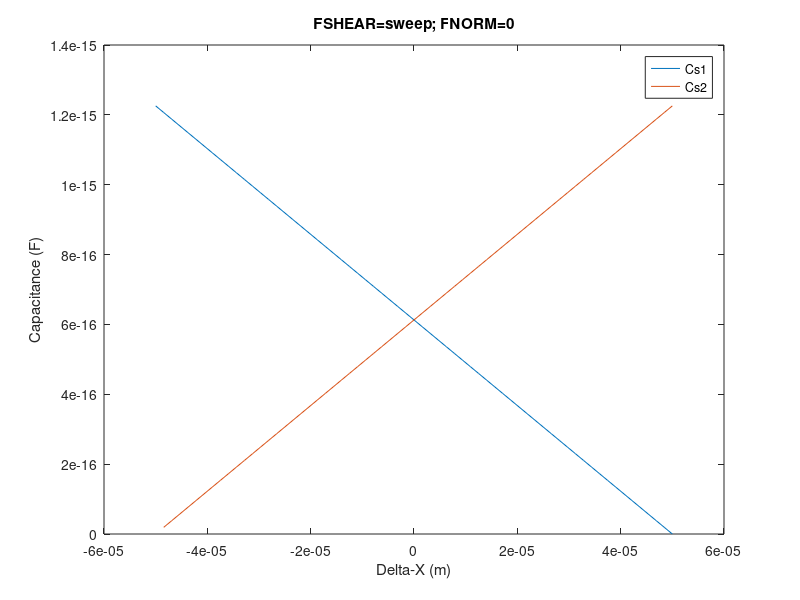
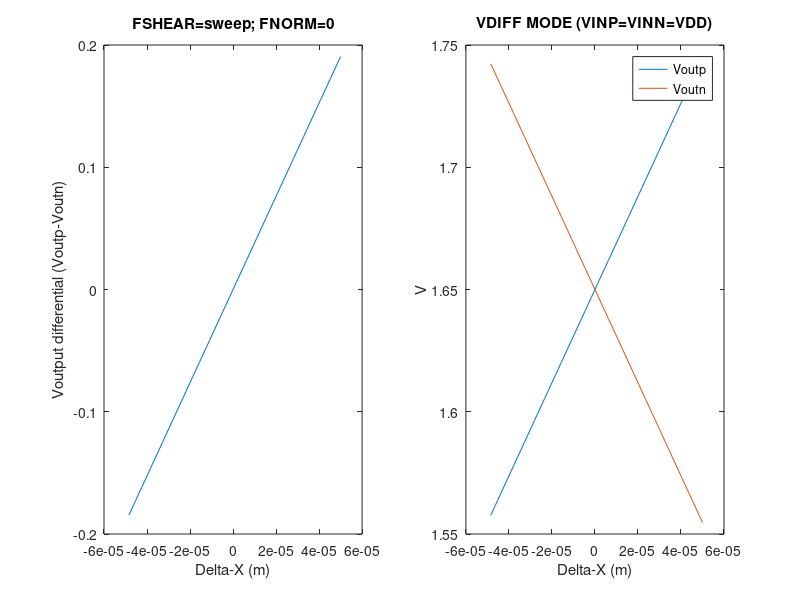
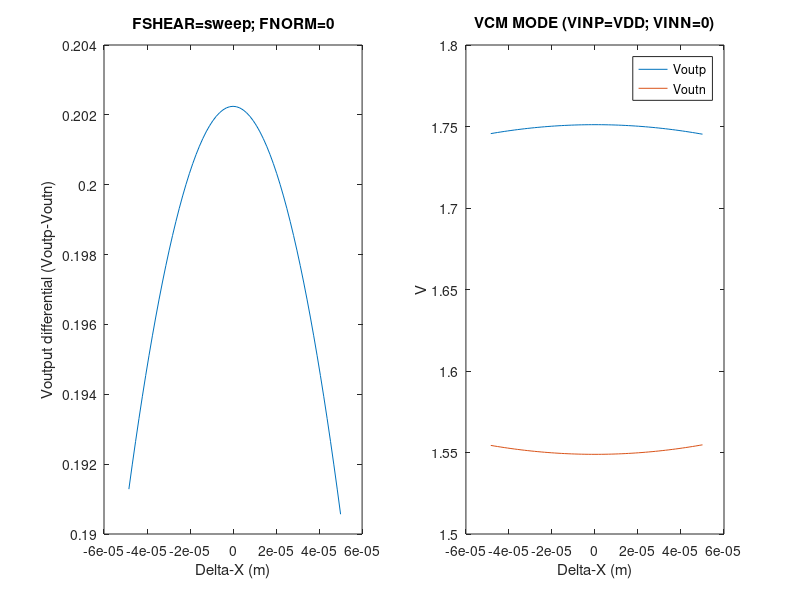
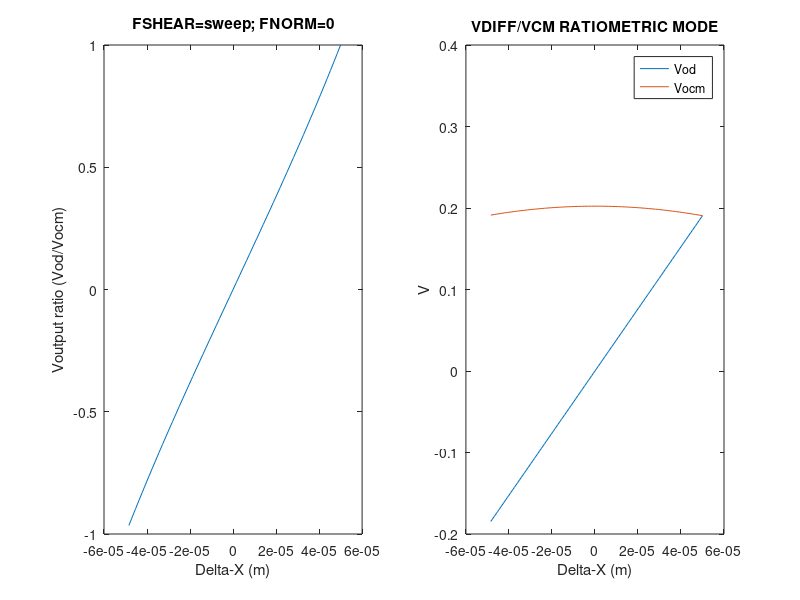

MATLAB code for these plots, in order:
% remember this only works for AC VTX, results are AC magnitudes

clear all
close all

%% ==== NO NORMAL FORCE =====
% C0=0.6125e-15; % no normal force
N=5;
% deltaC=[0:C0/2^N:C0];
Cf=10e-15;
% Cs1=C0-deltaC; Cs2=C0+deltaC;
VDD=3.3;
Vocm=VDD/2; % this is the source of nonlinearity for VCM measurements

x0=50e-6; % overlap at force (shear) = 0
z0=125e-6; % thickness at force (normal) = 0
y0=125e-6; % constant height overlap
deltaX_max=50e-6;
deltaX_res=deltaX_max./2^N;
deltaX=[-deltaX_max:deltaX_res:deltaX_max];
deltaZ=0;

eps=8.85e-12;
eps_pdms=2.77;
Cs1a=(eps_pdms.*eps.*(x0-deltaX).*y0)./(z0-deltaZ);
Cs1b=(eps_pdms.*eps.*(x0-deltaX).*y0)./(z0-deltaZ);
Cs1=(Cs1a.*Cs1b)./(Cs1a+Cs1b);
Cs1(isnan(Cs1))=0

Cs2a=(eps_pdms.*eps.*(x0+deltaX).*y0)./(z0-deltaZ);
Cs2b=(eps_pdms.*eps.*(x0+deltaX).*y0)./(z0-deltaZ);
Cs2=(Cs2a.*Cs2b)./(Cs2a+Cs2b);

deltaC=(eps_pdms.*eps.*(deltaX).*y0)./(z0-deltaZ)./2;
figure
plot(deltaX,Cs1); hold on;
plot(deltaX,Cs2)
title('FSHEAR=sweep; FNORM=0')
xlabel('Delta-X (m)')
ylabel('Capacitance (F)')
legend('Cs1','Cs2','Location','best')

% VDIFF mode
Vinp=VDD;
Vinn=VDD;

beta1=Cf./(Cf+Cs2); beta2=Cf./(Cf+Cs1);
Voutp= ((Vinp).*(1-beta1) - (Vinn).*(1-beta2) + 2*Vocm.*beta1) ./ (beta1+beta2);
Voutn= (-1*((Vinp).*(1-beta1) - (Vinn).*(1-beta2)) + 2*Vocm.*beta2) ./ (beta1+beta2);
Vod=Voutp-Voutn;

figure

subplot(1,2,1)
plot(deltaX,Vod)
xlabel('Delta-X (m)')
ylabel('Voutput differential (Voutp-Voutn)')
title('FSHEAR=sweep; FNORM=0')

subplot(1,2,2)
plot(deltaX,Voutp); hold on
plot(deltaX,Voutn)
xlabel('Delta-X (m)')
ylabel('V')
legend('Voutp','Voutn','Location','best')
title('VDIFF MODE (VINP=VINN=VDD)')

Voutp(2)
Voutn(2)
Vod(2)
Vod(end)

% VCM mode
Vinp=VDD;
Vinn=0;

beta1=Cf./(Cf+Cs2); beta2=Cf./(Cf+Cs1);
Voutp= ((Vinp).*(1-beta1) - (Vinn).*(1-beta2) + 2*Vocm.*beta1) ./ (beta1+beta2);
Voutn= (-1*((Vinp).*(1-beta1) - (Vinn).*(1-beta2)) + 2*Vocm.*beta2) ./ (beta1+beta2);
Vod=Voutp-Voutn;

figure

subplot(1,2,1)
plot(deltaX,Vod)
xlabel('Delta-X (m)')
ylabel('Voutput differential (Voutp-Voutn)')
title('FSHEAR=sweep; FNORM=0')

subplot(1,2,2)
plot(deltaX,Voutp); hold on
plot(deltaX,Voutn)
xlabel('Delta-X (m)')
ylabel('V')
legend('Voutp','Voutn','Location','best')
title('VCM MODE (VINP=VDD; VINN=0)')

% VDIFF/VCM mode
Vinp=VDD;
Vinn=VDD;

beta1=Cf./(Cf+Cs2); beta2=Cf./(Cf+Cs1);
Voutp= ((Vinp).*(1-beta1) - (Vinn).*(1-beta2) + 2*Vocm.*beta1) ./ (beta1+beta2);
Voutn= (-1*((Vinp).*(1-beta1) - (Vinn).*(1-beta2)) + 2*Vocm.*beta2) ./ (beta1+beta2);
Vod=Voutp-Voutn;

Vinp=VDD;
Vinn=0;

beta1=Cf./(Cf+Cs2); beta2=Cf./(Cf+Cs1);
Voutp= ((Vinp).*(1-beta1) - (Vinn).*(1-beta2) + 2*Vocm.*beta1) ./ (beta1+beta2);
Voutn= (-1*((Vinp).*(1-beta1) - (Vinn).*(1-beta2)) + 2*Vocm.*beta2) ./ (beta1+beta2);
Vcm=Voutp-Voutn;


figure
subplot(1,2,1)
plot(deltaX,Vod./Vcm)
xlabel('Delta-X (m)')
ylabel('Voutput ratio (Vod/Vocm)')
title('FSHEAR=sweep; FNORM=0')

subplot(1,2,2)
plot(deltaX,Vod); hold on
plot(deltaX,Vcm)
xlabel('Delta-X (m)')
ylabel('V')
legend('Vod','Vocm','Location','best')
title('VDIFF/VCM RATIOMETRIC MODE')
%% === NO SHEAR FORCE; NORMAL FORCE ONLY

x0=50e-6; % overlap at force (shear) = 0
z0=125e-6; % thickness at force (normal) = 0
y0=125e-6; % constant height overlap
deltaZ_max=50e-6;
deltaZ_res=deltaZ_max./2^N;
deltaZ=[0:deltaZ_res:deltaZ_max];
deltaX=0;

eps=8.85e-12;
eps_pdms=2.77;
Cs1a=(eps_pdms.*eps.*(x0-deltaX).*y0)./(z0-deltaZ);
Cs1b=(eps_pdms.*eps.*(x0-deltaX).*y0)./(z0-deltaZ);
Cs1=(Cs1a.*Cs1b)./(Cs1a+Cs1b);
Cs1(isnan(Cs1))=0

Cs2a=(eps_pdms.*eps.*(x0+deltaX).*y0)./(z0-deltaZ);
Cs2b=(eps_pdms.*eps.*(x0+deltaX).*y0)./(z0-deltaZ);
Cs2=(Cs2a.*Cs2b)./(Cs2a+Cs2b);

deltaC=(eps_pdms.*eps.*(x0).*y0)./(deltaZ)./2;
figure
plot(deltaZ,Cs1); hold on;
plot(deltaZ,Cs2)
xlabel('Delta-Z (m)')
ylabel('Capacitance (F)')
legend('Cs1','Cs2','Location','best')
title('FSHEAR=0; FNORM=sweep')

% VDIFF mode
Vinp=VDD;
Vinn=VDD;

beta1=Cf./(Cf+Cs2); beta2=Cf./(Cf+Cs1);
Voutp= ((Vinp).*(1-beta1) - (Vinn).*(1-beta2) + 2*Vocm.*beta1) ./ (beta1+beta2);
Voutn= (-1*((Vinp).*(1-beta1) - (Vinn).*(1-beta2)) + 2*Vocm.*beta2) ./ (beta1+beta2);
Vod=Voutp-Voutn;

figure
subplot(1,2,1)
plot(deltaZ,Vod)
xlabel('Delta-Z (m)')
ylabel('Voutput differential (Voutp-Voutn)')
title('FSHEAR=0; FNORM=sweep')

subplot(1,2,2)
plot(deltaZ,Voutp); hold on
plot(deltaZ,Voutn)
xlabel('Delta-Z (m)')
ylabel('V')
legend('Voutp','Voutn','Location','best')
title('VDIFF MODE (VINP=VINN=VDD)')

Voutp(2)
Voutn(2)
Vod(2)
Vod(end)

% VCM mode
Vinp=VDD;
Vinn=0;

beta1=Cf./(Cf+Cs2); beta2=Cf./(Cf+Cs1);
Voutp= ((Vinp).*(1-beta1) - (Vinn).*(1-beta2) + 2*Vocm.*beta1) ./ (beta1+beta2);
Voutn= (-1*((Vinp).*(1-beta1) - (Vinn).*(1-beta2)) + 2*Vocm.*beta2) ./ (beta1+beta2);
Vod=Voutp-Voutn;

disp(['MAX Vod during VCM mode: ',num2str(max(Vod))])

figure
subplot(1,2,1)
plot(deltaZ,Vod)
xlabel('Delta-Z (m)')
ylabel('Voutput differential (Voutp-Voutn)')
title('FSHEAR=0; FNORM=sweep')

subplot(1,2,2)
plot(deltaZ,Voutp); hold on
plot(deltaZ,Voutn)
xlabel('Delta-Z (m)')
ylabel('V')
legend('Voutp','Voutn','Location','best')
title('VCM MODE (VINP=VDD; VINN=0)')

% VDIFF/VCM mode
Vinp=VDD;
Vinn=VDD;

beta1=Cf./(Cf+Cs2); beta2=Cf./(Cf+Cs1);
Voutp= ((Vinp).*(1-beta1) - (Vinn).*(1-beta2) + 2*Vocm.*beta1) ./ (beta1+beta2);
Voutn= (-1*((Vinp).*(1-beta1) - (Vinn).*(1-beta2)) + 2*Vocm.*beta2) ./ (beta1+beta2);
Vod=Voutp-Voutn;

Vinp=VDD;
Vinn=0;

beta1=Cf./(Cf+Cs2); beta2=Cf./(Cf+Cs1);
Voutp= ((Vinp).*(1-beta1) - (Vinn).*(1-beta2) + 2*Vocm.*beta1) ./ (beta1+beta2);
Voutn= (-1*((Vinp).*(1-beta1) - (Vinn).*(1-beta2)) + 2*Vocm.*beta2) ./ (beta1+beta2);
Vcm=Voutp-Voutn;

Vratio=Vod./Vcm;

figure
subplot(1,2,1)
plot(deltaZ,Vratio)
xlabel('Delta-Z (m)')
ylabel('Voutput ratio (Vod/Vocm)')
title('FSHEAR=0; FNORM=sweep')

subplot(1,2,2)
plot(deltaZ,Vod); hold on
plot(deltaZ,Vcm)
xlabel('Delta-Z (m)')
ylabel('V')
legend('Vod','Vocm','Location','best')
title('VDIFF/VCM RATIOMETRIC MODE')

%% === MAX CONSTANT SHEAR FORCE; NORMAL FORCE ONLY

x0=50e-6; % overlap at force (shear) = 0
z0=125e-6; % thickness at force (normal) = 0
y0=125e-6; % constant height overlap
deltaZ_max=50e-6;
deltaZ_res=deltaZ_max./2^N;
deltaZ=[0:deltaZ_res:deltaZ_max];
deltaX=50e-6; %max

eps=8.85e-12;
eps_pdms=2.77;
Cs1a=(eps_pdms.*eps.*(x0-deltaX).*y0)./(z0-deltaZ);
Cs1b=(eps_pdms.*eps.*(x0-deltaX).*y0)./(z0-deltaZ);
Cs1=(Cs1a.*Cs1b)./(Cs1a+Cs1b);
Cs1(isnan(Cs1))=0

Cs2a=(eps_pdms.*eps.*(x0+deltaX).*y0)./(z0-deltaZ);
Cs2b=(eps_pdms.*eps.*(x0+deltaX).*y0)./(z0-deltaZ);
Cs2=(Cs2a.*Cs2b)./(Cs2a+Cs2b);

deltaC=(eps_pdms.*eps.*(x0).*y0)./(deltaZ)./2;
figure
plot(deltaZ,Cs1); hold on;
plot(deltaZ,Cs2)
xlabel('Delta-Z (m)')
ylabel('Capacitance (F)')
legend('Cs1','Cs2','Location','best')
title('FSHEAR=+MAX; FNORM=sweep')

% VDIFF mode
Vinp=VDD;
Vinn=VDD;

beta1=Cf./(Cf+Cs2); beta2=Cf./(Cf+Cs1);
Voutp= ((Vinp).*(1-beta1) - (Vinn).*(1-beta2) + 2*Vocm.*beta1) ./ (beta1+beta2);
Voutn= (-1*((Vinp).*(1-beta1) - (Vinn).*(1-beta2)) + 2*Vocm.*beta2) ./ (beta1+beta2);
Vod=Voutp-Voutn;

figure
subplot(1,2,1)
plot(deltaZ,Vod)
xlabel('Delta-Z (m)')
ylabel('Voutput differential (Voutp-Voutn)')
title('FSHEAR=+MAX; FNORM=sweep')

subplot(1,2,2)
plot(deltaZ,Voutp); hold on
plot(deltaZ,Voutn)
xlabel('Delta-Z (m)')
ylabel('V')
legend('Voutp','Voutn','Location','best')
title('VDIFF MODE (VINP=VINN=VDD)')

Voutp(2)
Voutn(2)
Vod(2)
Vod(end)

% VCM mode
Vinp=VDD;
Vinn=0;

beta1=Cf./(Cf+Cs2); beta2=Cf./(Cf+Cs1);
Voutp= ((Vinp).*(1-beta1) - (Vinn).*(1-beta2) + 2*Vocm.*beta1) ./ (beta1+beta2);
Voutn= (-1*((Vinp).*(1-beta1) - (Vinn).*(1-beta2)) + 2*Vocm.*beta2) ./ (beta1+beta2);
Vod=Voutp-Voutn;

figure
subplot(1,2,1)
plot(deltaZ,Vod)
xlabel('Delta-Z (m)')
ylabel('Voutput differential (Voutp-Voutn)')
title('FSHEAR=+MAX; FNORM=sweep')

subplot(1,2,2)
plot(deltaZ,Voutp); hold on
plot(deltaZ,Voutn)
xlabel('Delta-Z (m)')
ylabel('V')
legend('Voutp','Voutn','Location','best')
title('VCM MODE (VINP=VDD; VINN=0)')

% VDIFF/VCM mode
Vinp=VDD;
Vinn=VDD;

beta1=Cf./(Cf+Cs2); beta2=Cf./(Cf+Cs1);
Voutp= ((Vinp).*(1-beta1) - (Vinn).*(1-beta2) + 2*Vocm.*beta1) ./ (beta1+beta2);
Voutn= (-1*((Vinp).*(1-beta1) - (Vinn).*(1-beta2)) + 2*Vocm.*beta2) ./ (beta1+beta2);
Vod=Voutp-Voutn;

Vinp=VDD;
Vinn=0;

beta1=Cf./(Cf+Cs2); beta2=Cf./(Cf+Cs1);
Voutp= ((Vinp).*(1-beta1) - (Vinn).*(1-beta2) + 2*Vocm.*beta1) ./ (beta1+beta2);
Voutn= (-1*((Vinp).*(1-beta1) - (Vinn).*(1-beta2)) + 2*Vocm.*beta2) ./ (beta1+beta2);
Vcm=Voutp-Voutn;

Vratio=Vod./Vcm;

figure
subplot(1,2,1)
plot(deltaZ,Vratio)
xlabel('Delta-Z (m)')
ylabel('Voutput ratio (Vod/Vocm)')
title('FSHEAR=+MAX; FNORM=sweep')

subplot(1,2,2)
plot(deltaZ,Vod); hold on
plot(deltaZ,Vcm)
xlabel('Delta-Z (m)')
ylabel('V')
legend('Vod','Vocm','Location','best')
title('VDIFF/VCM RATIOMETRIC MODE')

%% === -MAX CONSTANT SHEAR FORCE; NORMAL FORCE ONLY

x0=50e-6; % overlap at force (shear) = 0
z0=125e-6; % thickness at force (normal) = 0
y0=125e-6; % constant height overlap
deltaZ_max=50e-6;
deltaZ_res=deltaZ_max./2^N;
deltaZ=[0:deltaZ_res:deltaZ_max];
deltaX=-50e-6; %max

eps=8.85e-12;
eps_pdms=2.77;
Cs1a=(eps_pdms.*eps.*(x0-deltaX).*y0)./(z0-deltaZ);
Cs1b=(eps_pdms.*eps.*(x0-deltaX).*y0)./(z0-deltaZ);
Cs1=(Cs1a.*Cs1b)./(Cs1a+Cs1b);
Cs1(isnan(Cs1))=0

Cs2a=(eps_pdms.*eps.*(x0+deltaX).*y0)./(z0-deltaZ);
Cs2b=(eps_pdms.*eps.*(x0+deltaX).*y0)./(z0-deltaZ);
Cs2=(Cs2a.*Cs2b)./(Cs2a+Cs2b);
Cs2(isnan(Cs2))=0

deltaC=(eps_pdms.*eps.*(x0).*y0)./(deltaZ)./2;
figure
plot(deltaZ,Cs1); hold on;
plot(deltaZ,Cs2)
xlabel('Delta-Z (m)')
ylabel('Capacitance (F)')
legend('Cs1','Cs2','Location','best')
title('FSHEAR=-MAX; FNORM=sweep')

% VDIFF mode
Vinp=VDD;
Vinn=VDD;

beta1=Cf./(Cf+Cs2); beta2=Cf./(Cf+Cs1);
Voutp= ((Vinp).*(1-beta1) - (Vinn).*(1-beta2) + 2*Vocm.*beta1) ./ (beta1+beta2);
Voutn= (-1*((Vinp).*(1-beta1) - (Vinn).*(1-beta2)) + 2*Vocm.*beta2) ./ (beta1+beta2);
Vod=Voutp-Voutn;

figure
subplot(1,2,1)
plot(deltaZ,Vod)
xlabel('Delta-Z (m)')
ylabel('Voutput differential (Voutp-Voutn)')
title('FSHEAR=-MAX; FNORM=sweep')

subplot(1,2,2)
plot(deltaZ,Voutp); hold on
plot(deltaZ,Voutn)
xlabel('Delta-Z (m)')
ylabel('V')
legend('Voutp','Voutn','Location','best')
title('VDIFF MODE (VINP=VINN=VDD)')

Voutp(2)
Voutn(2)
Vod(2)
Vod(end)

% VCM mode
Vinp=VDD;
Vinn=0;

beta1=Cf./(Cf+Cs2); beta2=Cf./(Cf+Cs1);
Voutp= ((Vinp).*(1-beta1) - (Vinn).*(1-beta2) + 2*Vocm.*beta1) ./ (beta1+beta2);
Voutn= (-1*((Vinp).*(1-beta1) - (Vinn).*(1-beta2)) + 2*Vocm.*beta2) ./ (beta1+beta2);
Vod=Voutp-Voutn;

figure
subplot(1,2,1)
plot(deltaZ,Vod)
xlabel('Delta-Z (m)')
ylabel('Voutput differential (Voutp-Voutn)')
title('FSHEAR=-MAX; FNORM=sweep')

subplot(1,2,2)
plot(deltaZ,Voutp); hold on
plot(deltaZ,Voutn)
xlabel('Delta-Z (m)')
ylabel('V')
legend('Voutp','Voutn','Location','best')
title('VCM MODE (VINP=VDD; VINN=0)')

% VDIFF/VCM mode
Vinp=VDD;
Vinn=VDD;

beta1=Cf./(Cf+Cs2); beta2=Cf./(Cf+Cs1);
Voutp= ((Vinp).*(1-beta1) - (Vinn).*(1-beta2) + 2*Vocm.*beta1) ./ (beta1+beta2);
Voutn= (-1*((Vinp).*(1-beta1) - (Vinn).*(1-beta2)) + 2*Vocm.*beta2) ./ (beta1+beta2);
Vod=Voutp-Voutn;

Vinp=VDD;
Vinn=0;

beta1=Cf./(Cf+Cs2); beta2=Cf./(Cf+Cs1);
Voutp= ((Vinp).*(1-beta1) - (Vinn).*(1-beta2) + 2*Vocm.*beta1) ./ (beta1+beta2);
Voutn= (-1*((Vinp).*(1-beta1) - (Vinn).*(1-beta2)) + 2*Vocm.*beta2) ./ (beta1+beta2);
Vcm=Voutp-Voutn;

Vratio=Vod./Vcm;

figure
subplot(1,2,1)
plot(deltaZ,Vratio)
xlabel('Delta-Z (m)')
ylabel('Voutput ratio (Vod/Vocm)')
title('FSHEAR=-MAX; FNORM=sweep')

subplot(1,2,2)
plot(deltaZ,Vod); hold on
plot(deltaZ,Vcm)
xlabel('Delta-Z (m)')
ylabel('V')
legend('Vod','Vocm','Location','best')
title('VDIFF/VCM RATIOMETRIC MODE')
